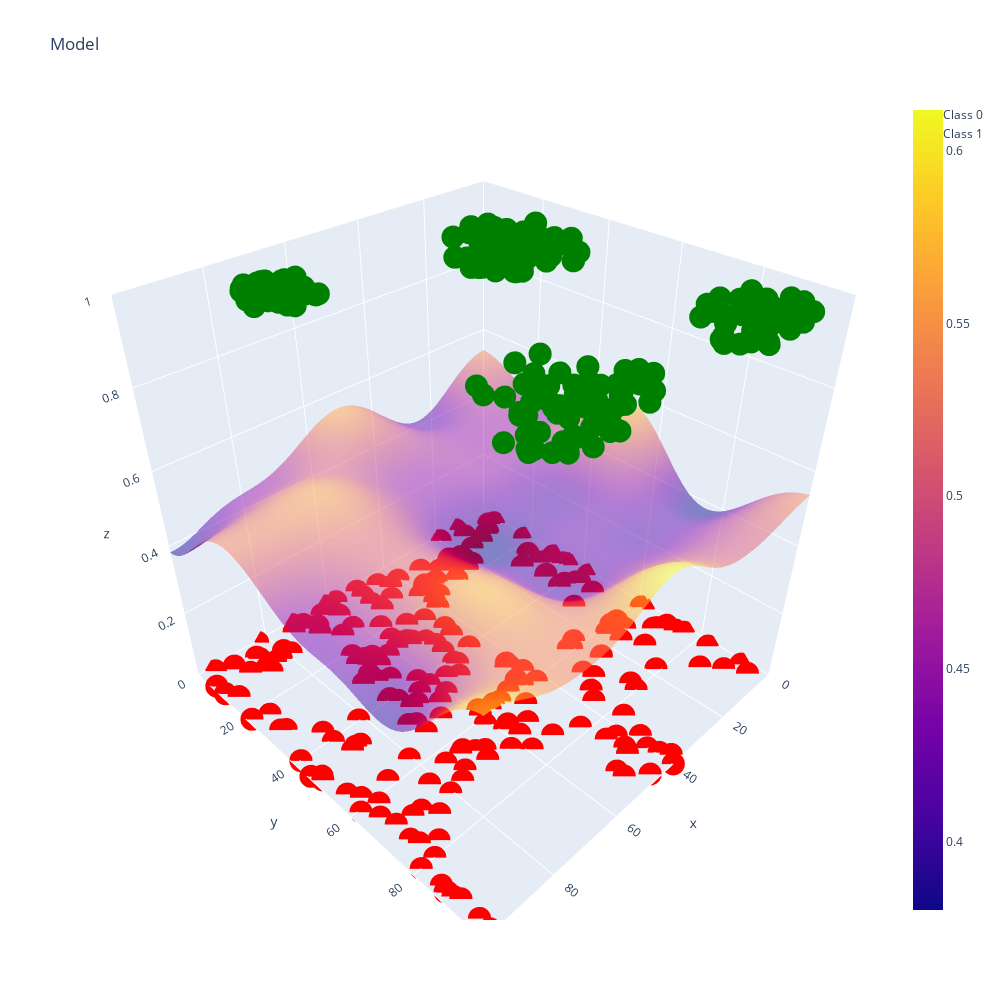

Notebook source saved alongside this figure:
### Code cell
# Plot (plotly)

def plot_model_2d_in_3d_py(model_: Model2D, data_: np.ndarray) -> None:
    fig = py.graph_objs.Figure()
    fig.add_scatter3d(x=data_[0, data_[2, :] == 0], y=data_[1, data_[2, :] == 0], z=data_[2, data_[2, :] == 0],
                      mode='markers', marker_color='red', name='Class 0')
    fig.add_scatter3d(x=data_[0, data_[2, :] == 1], y=data_[1, data_[2, :] == 1], z=data_[2, data_[2, :] == 1],
                      mode='markers', marker_color='green', name='Class 1')

    x = np.linspace(0, S, 100)
    y = np.linspace(0, S, 100)
    x, y = np.meshgrid(x, y)
    x = x.flatten()
    y = y.flatten()
    z = model_.g(x, y)
    x = x.reshape((100, 100))
    y = y.reshape((100, 100))
    z = z.reshape((100, 100))
    fig.add_surface(x=x, y=y, z=z, opacity=0.5)

    fig.update_layout(
        title='Model',
        scene=dict(
            xaxis_title='x',
            yaxis_title='y',
            zaxis_title='z',
            xaxis=dict(range=[0, S]),
            yaxis=dict(range=[0, S]),
            zaxis=dict(range=[0, 1]),
        ),
        width=1000,
        height=1000
    )

    fig.show()


plot_model_2d_in_3d_py(model_g, data)

### Figure 1 — Plotly figure (JSON) as saved in the notebook; plotly's stock layout.template omitted (floating-point values rounded to 4 significant figures; data arrays with more than 128 entries replaced by an {"elided": "..."} marker saying what was removed)
{"data": [{"marker": {"color": "red"}, "mode": "markers", "name": "Class 0", "type": "scatter3d", "x": {"elided": "250 float values"}, "y": {"elided": "250 float values"}, "z": {"elided": "250 int values"}}, {"marker": {"color": "green"}, "mode": "markers", "name": "Class 1", "type": "scatter3d", "x": {"elided": "250 float values"}, "y": {"elided": "250 float values"}, "z": {"elided": "250 int values"}}, {"opacity": 0.5, "type": "surface", "x": {"elided": "100x100 float values"}, "y": {"elided": "100x100 float values"}, "z": {"elided": "100x100 float values"}}], "layout": {"height": 1000, "scene": {"xaxis": {"range": [0, 100], "title": {"text": "x"}}, "yaxis": {"range": [0, 100], "title": {"text": "y"}}, "zaxis": {"range": [0, 1], "title": {"text": "z"}}}, "title": {"text": "Model"}, "width": 1000}}
